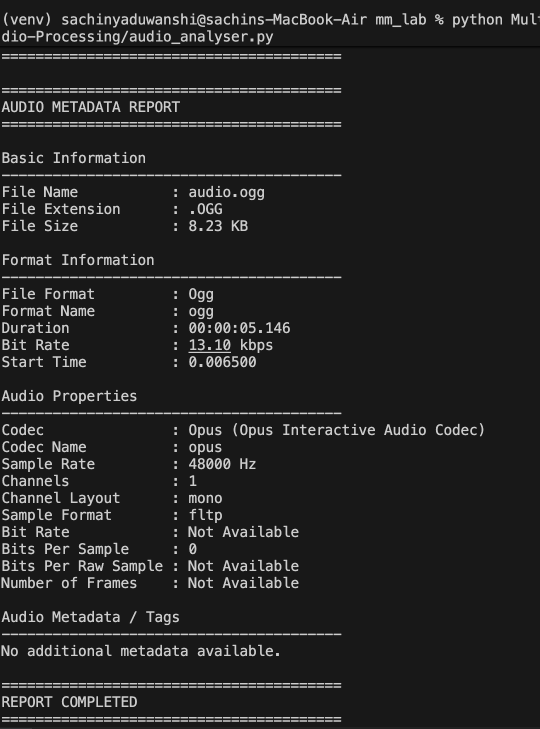
#> input picture MM_LAB_TEST-1/Cluster02-Audio-Processing/audio_processing.png, 1080 x 1458 px (shown at 1/2 size)
$ python -i image_optimizer.py   (imports and definitions only)
#> lines starting #> are read from the running program, lines starting #| are printed output that depends on the picture; after the words box and inside, x2 and y2 are one past the last pixel; in counts of white or black regions, pixels touching at a corner belong together
import os
import sys
import cv2
import numpy as np
import easyocr
from PIL import Image

# [1 line not run here, left out]


# [58 lines left out: function optimize_image, not called in this run]


def recognize_text(image_path):
    """
    Extracts text from an image using EasyOCR with OpenCV preprocessing.
    Handles blur, noise, and high contrast conditions.
    Uses EasyOCR (no system binary needed - pure Python deep learning OCR).
    """
    print("\n--- Text Recognition (OCR) ---")
    if not os.path.exists(image_path):
        print(f"Error: Could not find image at {image_path}")
        return

    try:
        # Load image using OpenCV (handle Unicode filenames via numpy buffer)
        with open(image_path, 'rb') as f:
            img_bytes = np.frombuffer(f.read(), dtype=np.uint8)
        img = cv2.imdecode(img_bytes, cv2.IMREAD_COLOR)
#> img is the input picture: shape (1458, 1080, 3); mean B, G, R 35.2, 35.2, 35.2
        if img is None:
            print("Failed to load image for OCR.")
            return

        # 1. Convert to Grayscale
        gray = cv2.cvtColor(img, cv2.COLOR_BGR2GRAY)

        # 2. Rescale the image (improves OCR accuracy for smaller texts)
        gray = cv2.resize(gray, None, fx=1.5, fy=1.5, interpolation=cv2.INTER_CUBIC)
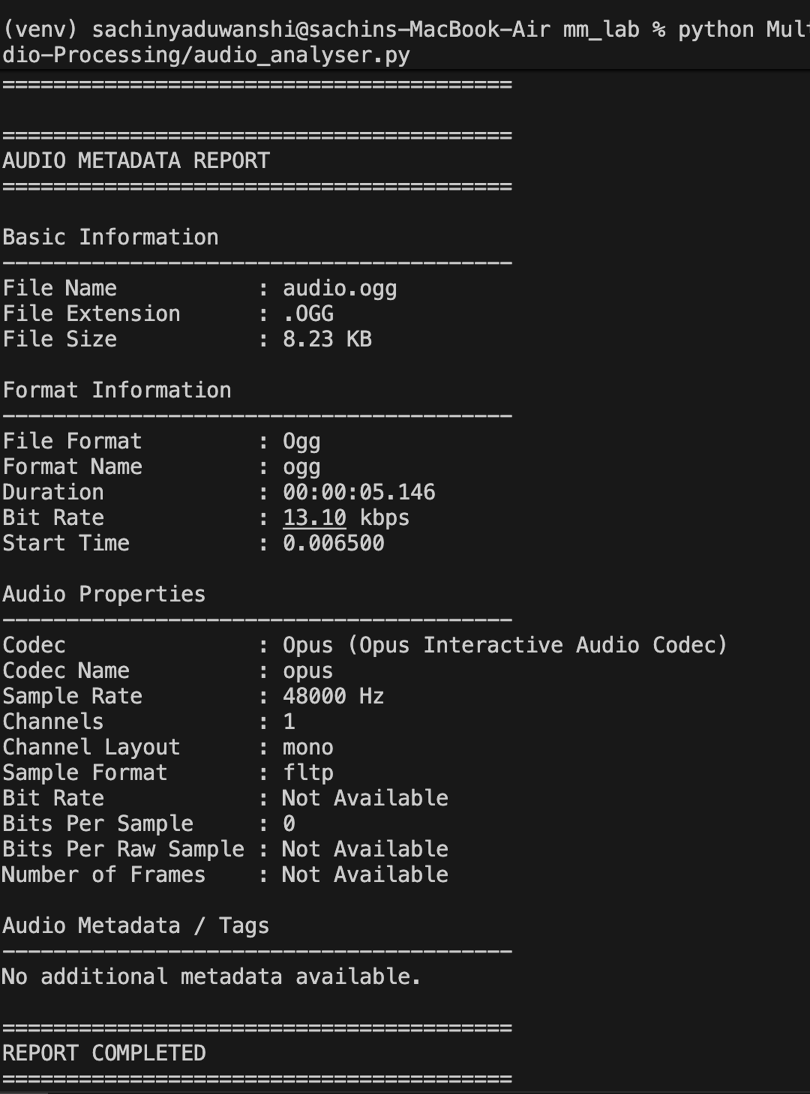
#> gray: shape (2187, 1620) (shown at 1/2 size); min 0, max 251, mean 35.2

        # 3. Denoising/Blurring to handle noisy or blurry backgrounds
        # Bilateral filter keeps edges sharp while removing noise
        blur = cv2.bilateralFilter(gray, 9, 75, 75)

        # 4. Adaptive Thresholding to handle varying lighting/contrast
        thresh = cv2.adaptiveThreshold(
            blur, 255, cv2.ADAPTIVE_THRESH_GAUSSIAN_C, cv2.THRESH_BINARY, 31, 2
        )
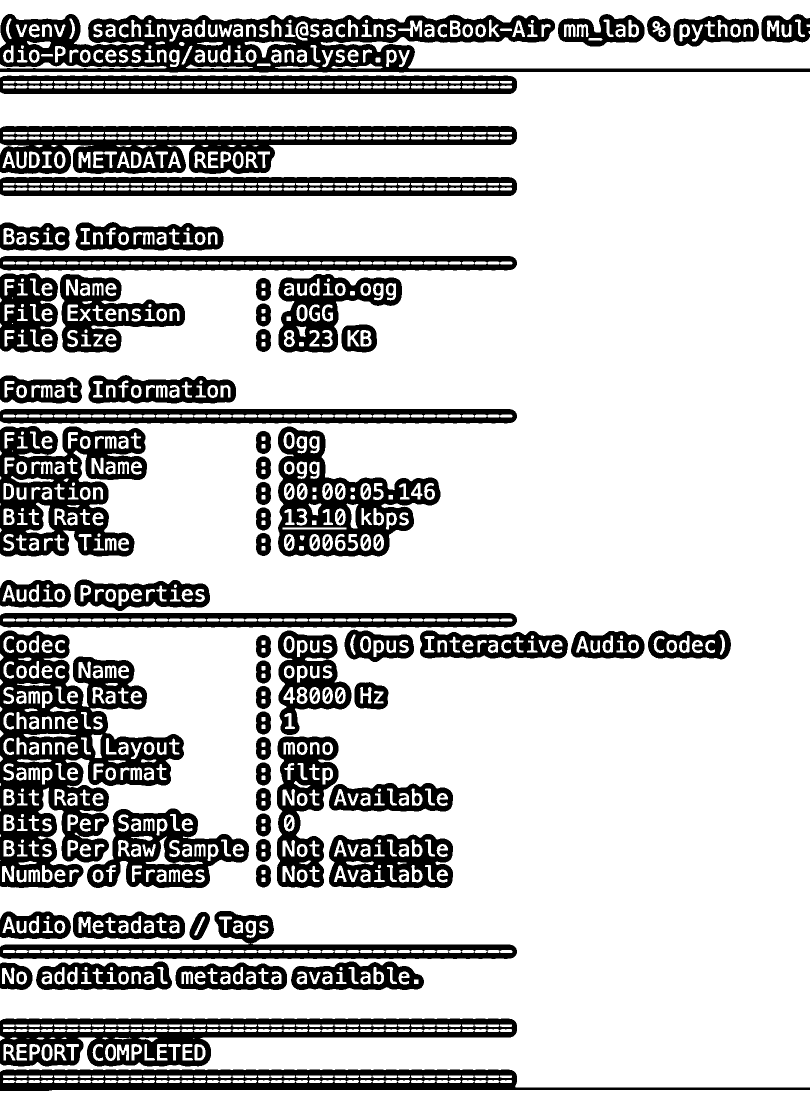
#> thresh: shape (2187, 1620) (shown at 1/2 size); 76.8% white; 324 black regions, largest, box (x1, y1, x2, y2) and area: (0, 1261, 368, 1776) 81709, (0, 28, 1620, 145) 75508, (0, 252, 1034, 348) 48925

        print("Loading EasyOCR engine (first run downloads model ~100MB)...")

        # 5. EasyOCR - supports English, no system install needed
#> (the run stopped early here; a loop or call above may not have finished)
